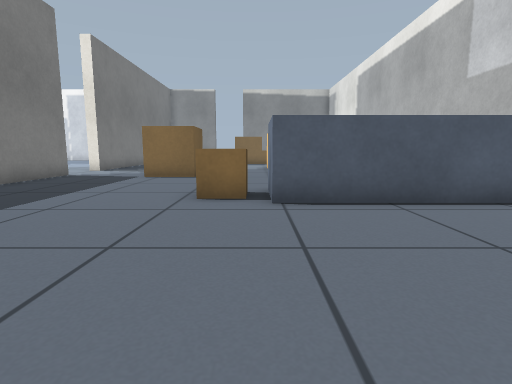
view 1 (above)

23 first-person views from a walk through a world built for the Gazebo simulator. The camera is 0.5 m above the floor, tilts 8° down and sees 80° across. The floor is counted in squares, 0.5 m on a side. Each view is taken from the middle of a square. On the plan, view 1 faces up. The plan holds only what a view shows up to about 12 squares ahead; the rest is blank.

view 2
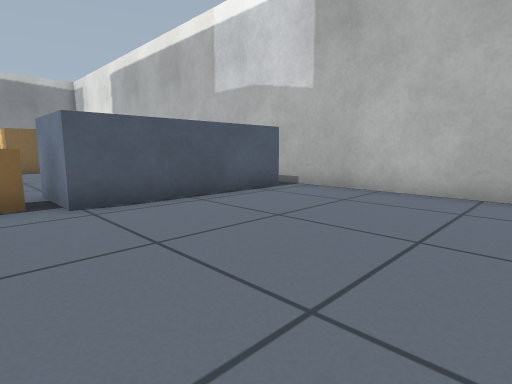

view 3
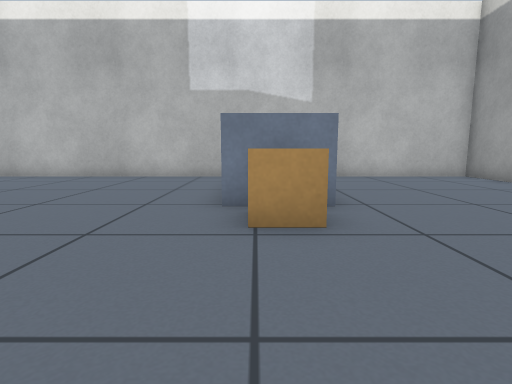

view 4
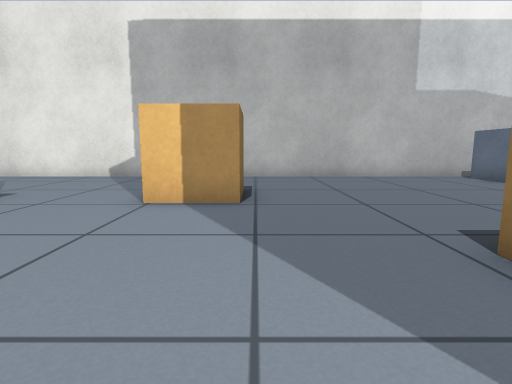

view 5
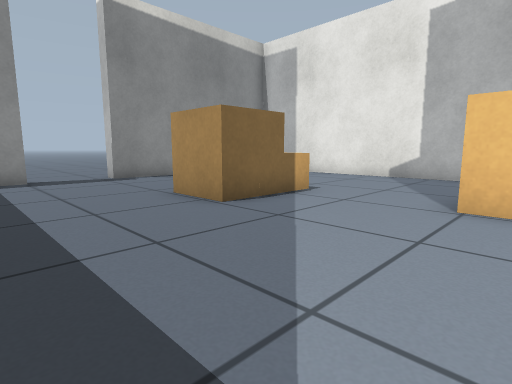

view 6
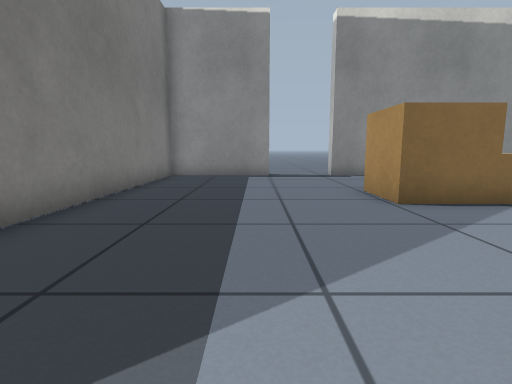

view 7
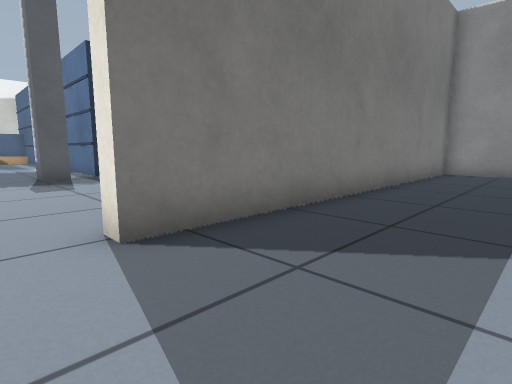

view 8
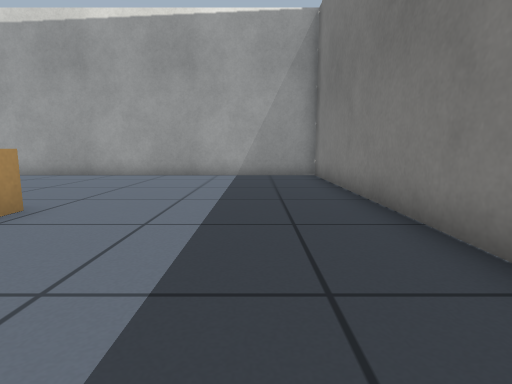

view 9
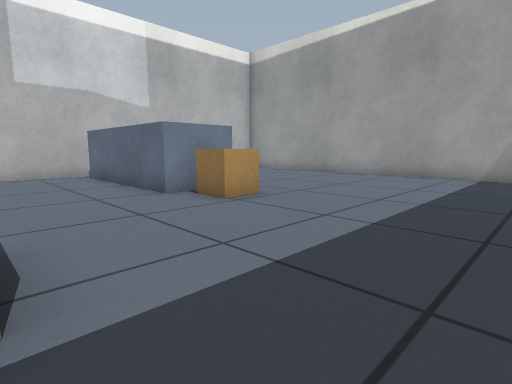

view 10
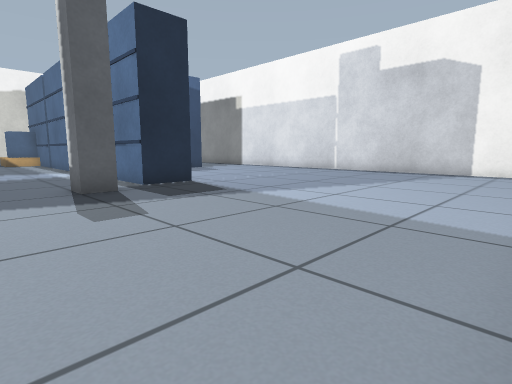

view 11
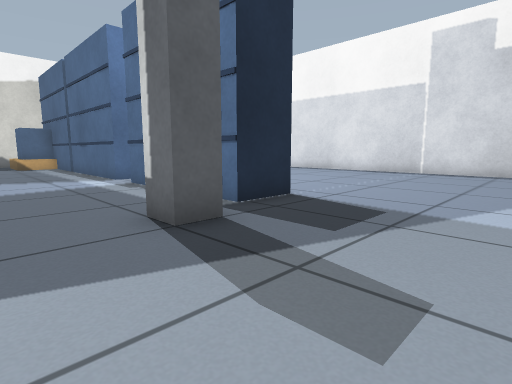

view 12
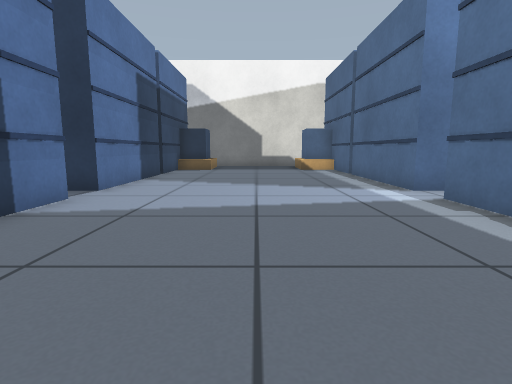

view 13
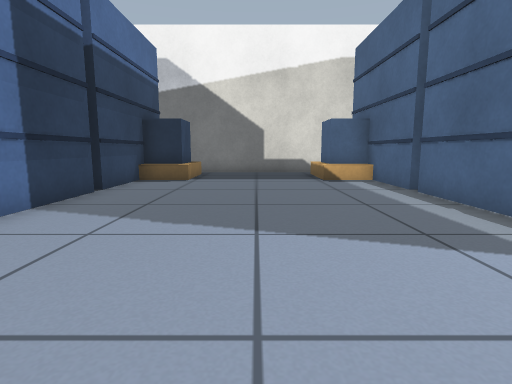

view 14
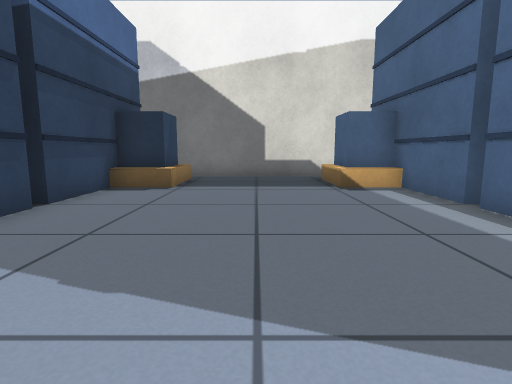

view 15
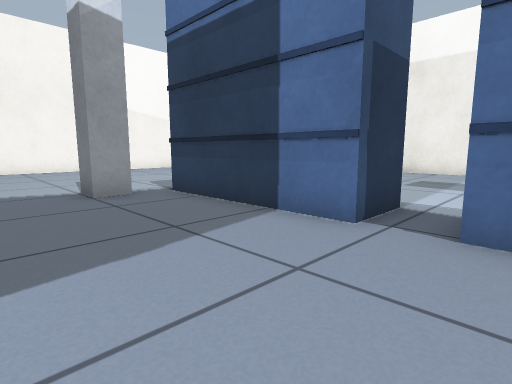

view 16
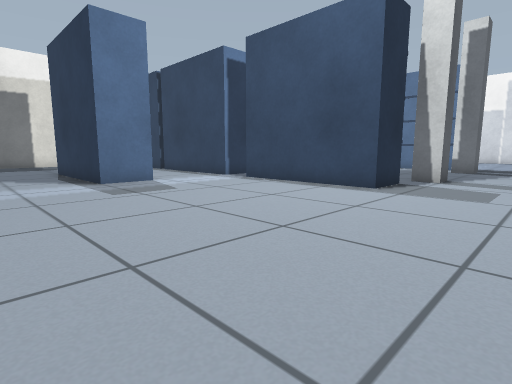

view 17
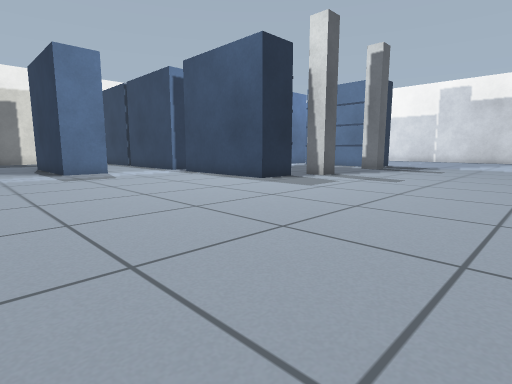

view 18
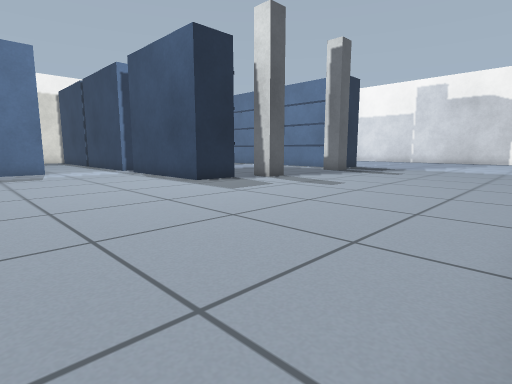

view 19
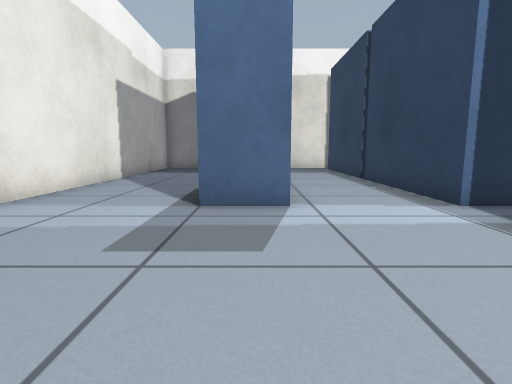

view 20
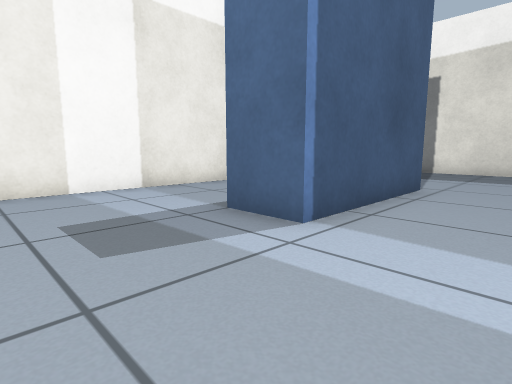

view 21
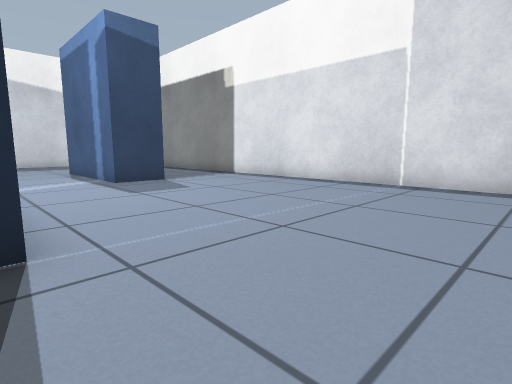

view 22
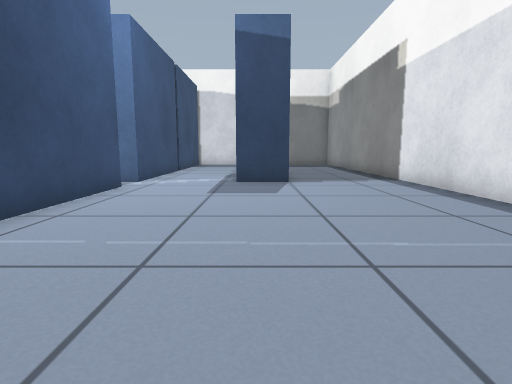

view 23
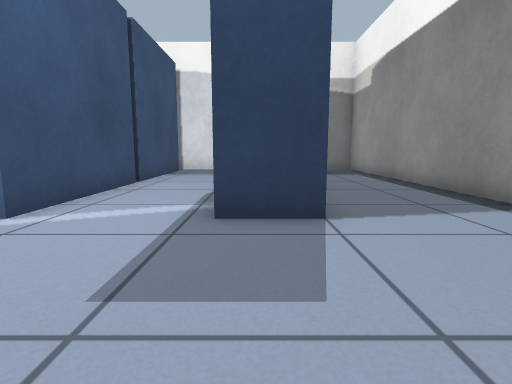

### Floor plan
Points are (right, up) in squares from view 1. A wall is a line through its corners. A room is listed if a view was taken in it or the views show most of it. See-through windows are left out.
Room 1 (views 1, 2, 3, 4, 5, 6, 7, 8, 9)
walls: (-7.3, 11.9) (-7.3, -0.7) (6.2, -0.7) (6.2, 24.5); (-3.4, 26.7) (-7.3, 26.7) (-7.3, 14.2); (5.8, 26.7) (-1.1, 26.7) (-1.1, 27.4)
ways out: opening at (-7, 13) to room 2; opening at (-2.5, 27)
objects: beige box (-4, 11) to (-2, 12); beige box (-1, 6) to (0, 7); beige box (-1, 21) to (0, 22); blue box (1, 6) to (5, 7); beige box (1, 16) to (2, 17); beige box (1, 21) to (1, 22)
Room 2 (views 10, 11, 12, 13, 14, 15, 16, 17, 18, 19, 20, 21, 22, 23)
walls: (-29.4, 16.8) (-32.4, 16.8); (-7.7, 10.5) (-7.7, 11.6); (-7.3, 14.2) (-7.8, 14.2); (-32.4, 9.2) (-29.4, 9.2); (-33.2, 17.2) (-33.2, 8.9); (-33.2, 5.8) (-33.2, 3.5); (-29.5, -0.7) (-19, -0.7); (-9.1, 26.7) (-30.5, 26.7)
ways out: opening at (-7, 13) to room 1
objects: blue box (-32, 10) to (-30, 11); beige box (-32, 11); beige box (-32, 15) to (-30, 15); blue box (-32, 16) to (-30, 16); blue box (-31, 17) to (-27, 18); beige box (-30, 11); blue box (-29, 8) to (-27, 9); blue box (-27, 3) to (-23, 4); blue box (-27, 22) to (-23, 23); blue box (-26, 8) to (-23, 9); blue box (-26, 17) to (-23, 18); blue box (-21, 8) to (-17, 9); blue box (-21, 17) to (-17, 18); grey post (-16, 10) to (-16, 11); grey post (-16, 15) to (-16, 16)

Where each view was taken, in squares from view 1:
view 1: 0 up, 0 right, facing up
view 2: 0 up, 1 left, facing up-right
view 3: 7 up, 5 left, facing right
view 4: 15 up, 5 left, facing right
view 5: 16 up, 5 left, facing up-right
view 6: 15 up, 4 left, facing up
view 7: 13 up, 4 left, facing up-left
view 8: 11 up, 5 left, facing down
view 9: 11 up, 6 left, facing down-right
view 10: 13 up, 8 left, facing up-left
view 11: 13 up, 12 left, facing up-left
view 12: 13 up, 15 left, facing left
view 13: 13 up, 20 left, facing left
view 14: 13 up, 22 left, facing left
view 15: 13 up, 23 left, facing down-right
view 16: 0 up, 13 left, facing up-left
view 17: 0 up, 9 left, facing up-left
view 18: 2 up, 8 left, facing up-left
view 19: 4 up, 17 left, facing left
view 20: 7 up, 19 left, facing down-left
view 21: 18 up, 13 left, facing up-left
view 22: 22 up, 13 left, facing left
view 23: 22 up, 18 left, facing left
